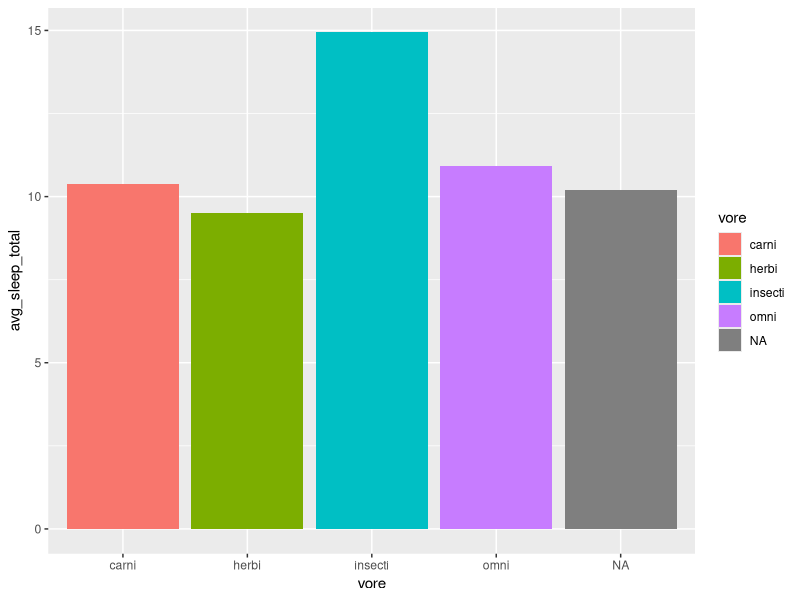
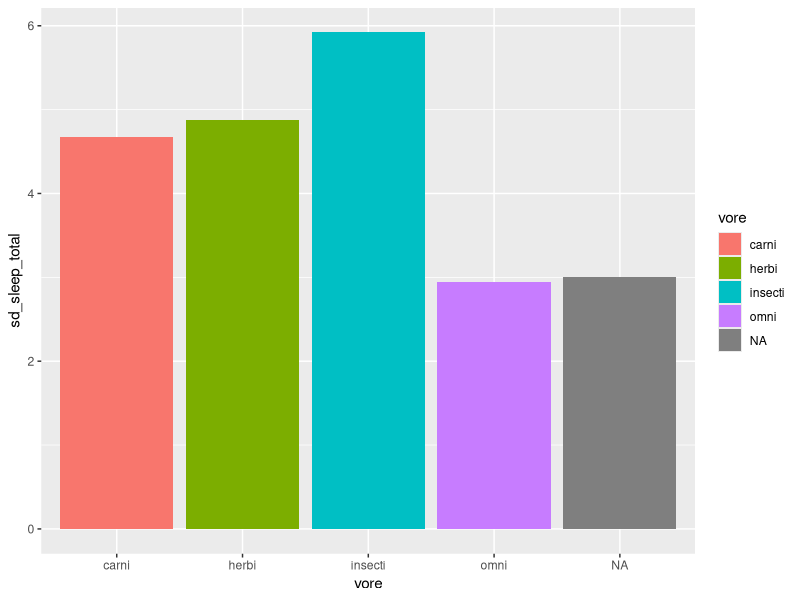
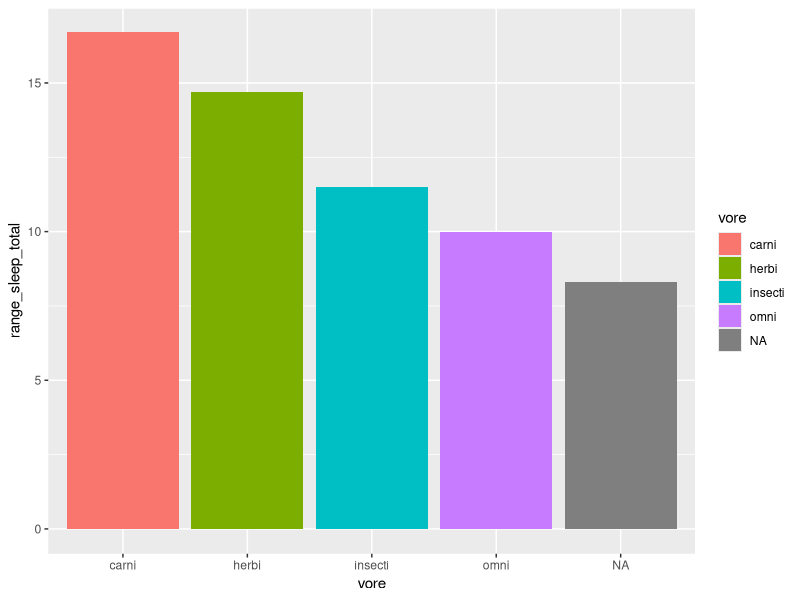
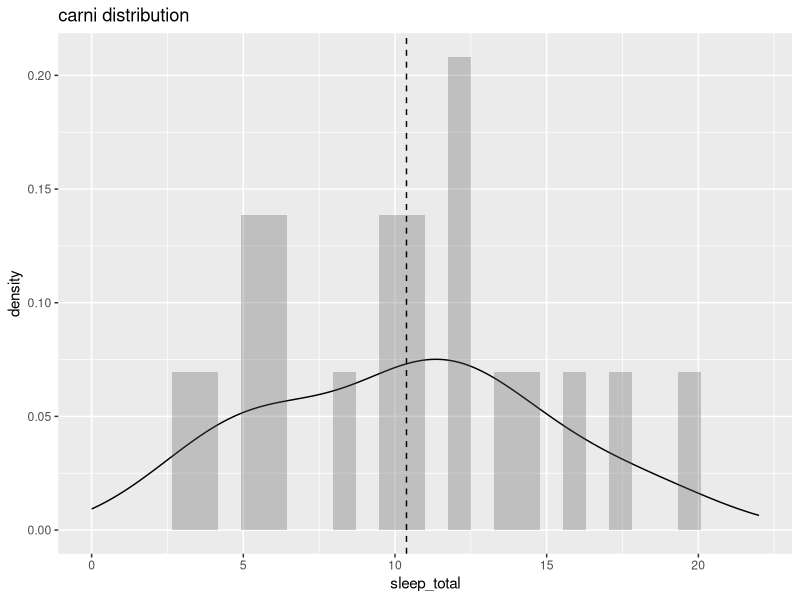
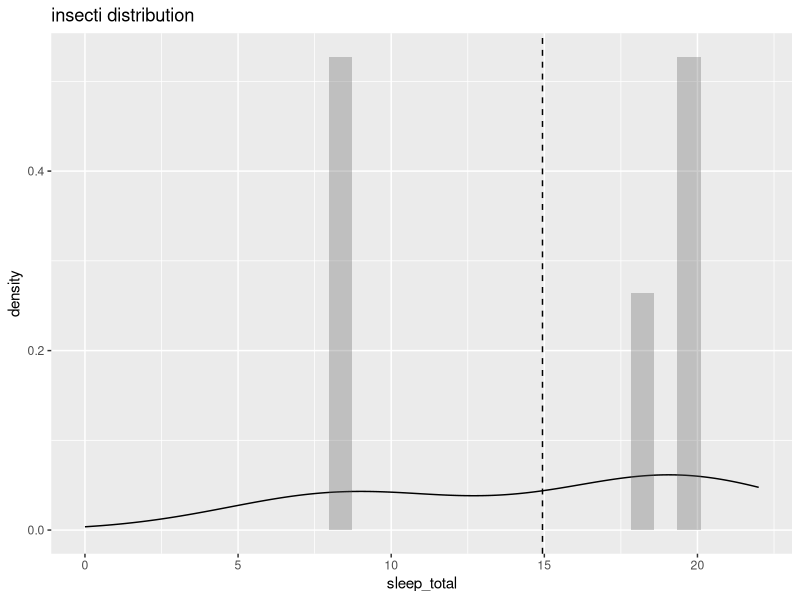
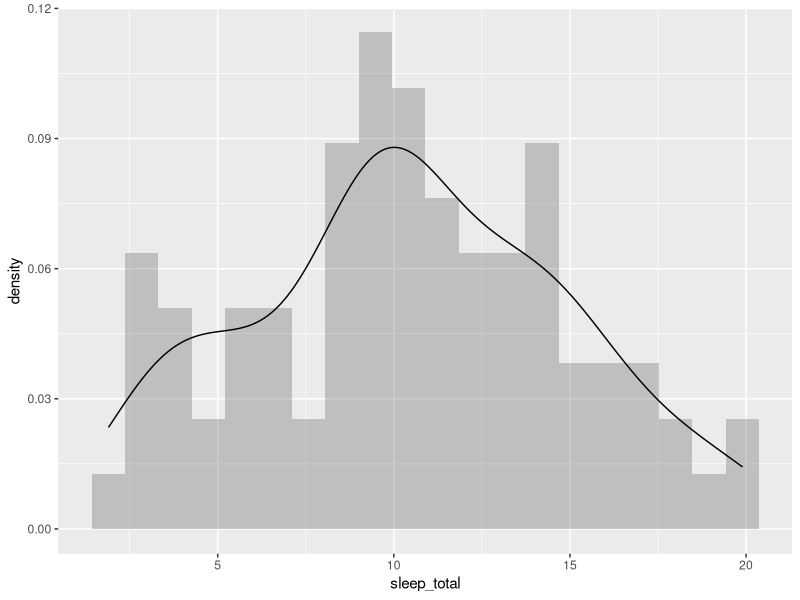
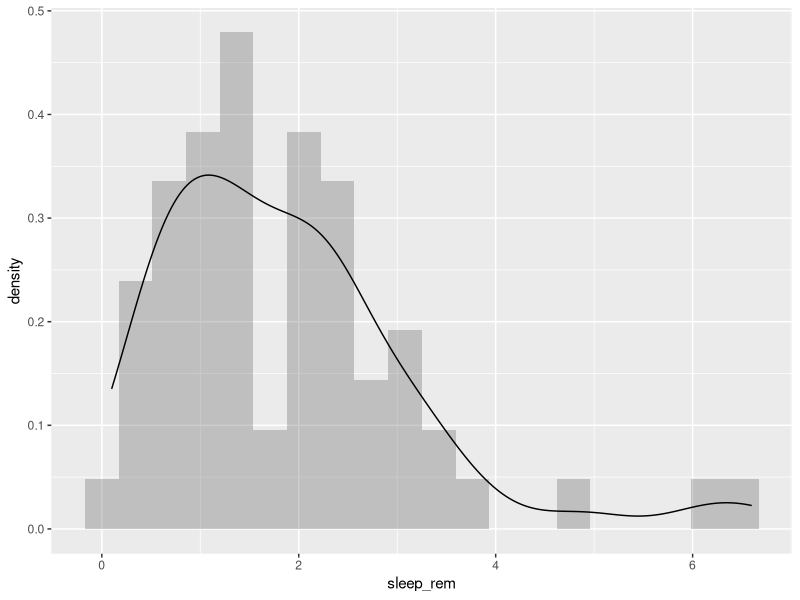
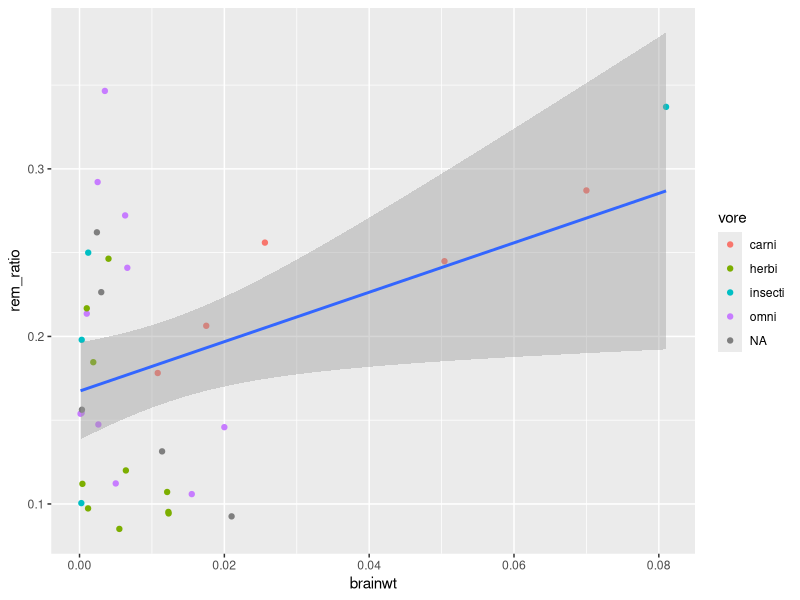

Write R code to recreate these figures, in order.
## ---- chunk 1
knitr::opts_chunk$set(fig.align="center")
if (knitr::is_latex_output()){
  knitr::opts_chunk$set(fig.width=5)
  knitr::opts_chunk$set(fig.height=2.5)
}
## ---- chunk 2
library(dplyr)
library(ggplot2)    # includes msleep dataset
## ---- chunk 3
sleep_stats <- msleep %>% filter(!is.na(sleep_total)) %>% group_by(vore) %>%
  summarise(count=n(), avg_sleep_total = mean(sleep_total),
            sd_sleep_total = sd(sleep_total),
            range_sleep_total = max(sleep_total) - min(sleep_total))
sleep_stats
## ---- chunk 4
sleep_stats %>% ggplot() + geom_col(aes(x=vore, y=avg_sleep_total, fill=vore))
sleep_stats %>% ggplot() + geom_col(aes(x=vore, y=sd_sleep_total, fill=vore))
sleep_stats %>% ggplot() + geom_col(aes(x=vore, y=range_sleep_total, fill=vore))
## ---- chunk 5
for (v in c('carni', 'insecti')) {
  g <- msleep %>% filter(vore == v) %>% ggplot(aes(x=sleep_total)) +
    geom_density() +
    geom_histogram(aes(y=after_stat(density)), alpha=0.3, bins=30) +
    geom_vline(aes(xintercept=mean(sleep_total, na.rm=T)), linetype="dashed") +
    coord_cartesian(xlim=c(0,22)) +
    xlim(0, 22) +
    labs(title=paste(v, "distribution"))
  print(g)
}
## ---- chunk 6
ggplot(msleep) +
  geom_histogram(aes(sleep_total, after_stat(density)), bins=20, alpha=0.3) +
  geom_density(aes(sleep_total))
ggplot(msleep) +
  geom_histogram(aes(sleep_rem, after_stat(density)), bins=20, alpha=0.3, na.rm=T) +
  geom_density(aes(sleep_rem), na.rm=T)
## ---- chunk 7
sleep1 <- msleep %>% filter(brainwt < 0.1) %>%
  mutate(rem_ratio = sleep_rem/sleep_total) %>%
  filter(!is.na(rem_ratio))
ggplot(sleep1) + geom_point(aes(brainwt, rem_ratio, col=vore)) +
  geom_smooth(aes(brainwt, rem_ratio), method='lm')
